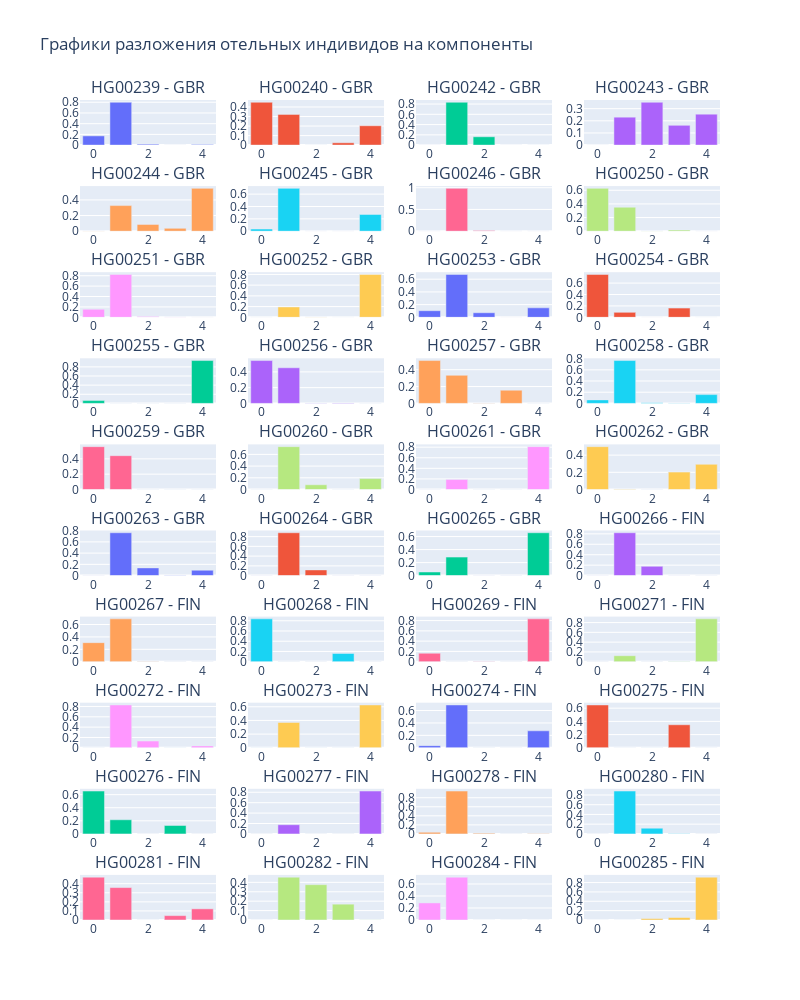

The code cell stored with this chart in its notebook:
### Code cell
start = 80
end = 120
cols = 4
fig = make_subplots(rows = 10, 
                    cols = cols,
                    subplot_titles = sub_names[start:end],                    
                    #vertical_spacing = 0.08,
                    #horizontal_spacing = None
                   )
for i in range(40):
    fig.append_trace(go.Bar(
        #x = ['comp1', 'comp2', 'comp3', 'comp4', 'comp5'],
        y = df_Q.iloc[i, :],
        hovertext = df_Q.iloc[i, :]
    ), row = i // cols + 1, col = i % cols + 1)
    #print(i // 4 + 1, i % 4 + 1, df_Q.iloc[i, :])
#fig.update_layout(height = 300 + len(df_Q)//4 + 1, width=1000, title_text="Stacked subplots")
fig.update_layout(height = 100 * 10, 
                  width=200 * cols, 
                  title_text="Графики разложения отельных индивидов на компоненты",
                  showlegend = False
                 )
fig.show()

### Figure 1 — Plotly figure (JSON) as saved in the notebook; plotly's stock layout.template omitted (floating-point values rounded to 4 significant figures)
{"data": [{"hovertext": [0.1719, 0.7999, 0.01671, 1e-05, 0.01151], "type": "bar", "xaxis": "x", "y": [0.1719, 0.7999, 0.01671, 1e-05, 0.01151], "yaxis": "y"}, {"hovertext": [0.4498, 0.3219, 0.000547, 0.0244, 0.2034], "type": "bar", "xaxis": "x2", "y": [0.4498, 0.3219, 0.000547, 0.0244, 0.2034], "yaxis": "y2"}, {"hovertext": [0.002067, 0.835, 0.1621, 1e-05, 0.000894], "type": "bar", "xaxis": "x3", "y": [0.002067, 0.835, 0.1621, 1e-05, 0.000894], "yaxis": "y3"}, {"hovertext": [1e-05, 0.2298, 0.3527, 0.1631, 0.2544], "type": "bar", "xaxis": "x4", "y": [1e-05, 0.2298, 0.3527, 0.1631, 0.2544], "yaxis": "y4"}, {"hovertext": [0.00098, 0.3275, 0.08715, 0.03651, 0.5479], "type": "bar", "xaxis": "x5", "y": [0.00098, 0.3275, 0.08715, 0.03651, 0.5479], "yaxis": "y5"}, {"hovertext": [0.03466, 0.6939, 1e-05, 1e-05, 0.2715], "type": "bar", "xaxis": "x6", "y": [0.03466, 0.6939, 1e-05, 1e-05, 0.2715], "yaxis": "y6"}, {"hovertext": [1e-05, 0.985, 0.01401, 1e-05, 0.000938], "type": "bar", "xaxis": "x7", "y": [1e-05, 0.985, 0.01401, 1e-05, 0.000938], "yaxis": "y7"}, {"hovertext": [0.6282, 0.3514, 0.003244, 0.01722, 1e-05], "type": "bar", "xaxis": "x8", "y": [0.6282, 0.3514, 0.003244, 0.01722, 1e-05], "yaxis": "y8"}, {"hovertext": [0.154, 0.8246, 0.01586, 0.005544, 1e-05], "type": "bar", "xaxis": "x9", "y": [0.154, 0.8246, 0.01586, 0.005544, 1e-05], "yaxis": "y9"}, {"hovertext": [0.000765, 0.1932, 0.005483, 0.001074, 0.7994], "type": "bar", "xaxis": "x10", "y": [0.000765, 0.1932, 0.005483, 0.001074, 0.7994], "yaxis": "y10"}, {"hovertext": [0.1039, 0.6749, 0.07176, 1e-05, 0.1494], "type": "bar", "xaxis": "x11", "y": [0.1039, 0.6749, 0.07176, 1e-05, 0.1494], "yaxis": "y11"}, {"hovertext": [0.7517, 0.08662, 1e-05, 0.1613, 0.000322], "type": "bar", "xaxis": "x12", "y": [0.7517, 0.08662, 1e-05, 0.1613, 0.000322], "yaxis": "y12"}, {"hovertext": [0.06154, 1e-05, 1e-05, 0.000151, 0.9383], "type": "bar", "xaxis": "x13", "y": [0.06154, 1e-05, 1e-05, 0.000151, 0.9383], "yaxis": "y13"}, {"hovertext": [0.5435, 0.4518, 0.000696, 0.003926, 1e-05], "type": "bar", "xaxis": "x14", "y": [0.5435, 0.4518, 0.000696, 0.003926, 1e-05], "yaxis": "y14"}, {"hovertext": [0.5083, 0.3331, 0.001954, 0.1567, 1e-05], "type": "bar", "xaxis": "x15", "y": [0.5083, 0.3331, 0.001954, 0.1567, 1e-05], "yaxis": "y15"}, {"hovertext": [0.06285, 0.7662, 0.01201, 0.001888, 0.157], "type": "bar", "xaxis": "x16", "y": [0.06285, 0.7662, 0.01201, 0.001888, 0.157], "yaxis": "y16"}, {"hovertext": [0.5588, 0.4412, 1e-05, 1e-05, 1e-05], "type": "bar", "xaxis": "x17", "y": [0.5588, 0.4412, 1e-05, 1e-05, 1e-05], "yaxis": "y17"}, {"hovertext": [1e-05, 0.7322, 0.08075, 1e-05, 0.1871], "type": "bar", "xaxis": "x18", "y": [1e-05, 0.7322, 0.08075, 1e-05, 0.1871], "yaxis": "y18"}, {"hovertext": [0.001631, 0.1885, 1e-05, 1e-05, 0.8098], "type": "bar", "xaxis": "x19", "y": [0.001631, 0.1885, 1e-05, 1e-05, 0.8098], "yaxis": "y19"}, {"hovertext": [0.4987, 0.005205, 0.000276, 0.2025, 0.2933], "type": "bar", "xaxis": "x20", "y": [0.4987, 0.005205, 0.000276, 0.2025, 0.2933], "yaxis": "y20"}, {"hovertext": [2.8e-05, 0.7619, 0.137, 0.00531, 0.09572], "type": "bar", "xaxis": "x21", "y": [2.8e-05, 0.7619, 0.137, 0.00531, 0.09572], "yaxis": "y21"}, {"hovertext": [1e-05, 0.8793, 0.1167, 0.003754, 0.000182], "type": "bar", "xaxis": "x22", "y": [1e-05, 0.8793, 0.1167, 0.003754, 0.000182], "yaxis": "y22"}, {"hovertext": [0.05543, 0.2842, 1e-05, 0.001916, 0.6584], "type": "bar", "xaxis": "x23", "y": [0.05543, 0.2842, 1e-05, 0.001916, 0.6584], "yaxis": "y23"}, {"hovertext": [1e-05, 0.8206, 0.1777, 1e-05, 0.00167], "type": "bar", "xaxis": "x24", "y": [1e-05, 0.8206, 0.1777, 1e-05, 0.00167], "yaxis": "y24"}, {"hovertext": [0.3072, 0.6912, 0.001579, 1e-05, 1e-05], "type": "bar", "xaxis": "x25", "y": [0.3072, 0.6912, 0.001579, 1e-05, 1e-05], "yaxis": "y25"}, {"hovertext": [0.8377, 0.001201, 1e-05, 0.1611, 1e-05], "type": "bar", "xaxis": "x26", "y": [0.8377, 0.001201, 1e-05, 0.1611, 1e-05], "yaxis": "y26"}, {"hovertext": [0.1647, 1e-05, 0.001688, 0.00013, 0.8335], "type": "bar", "xaxis": "x27", "y": [0.1647, 1e-05, 0.001688, 0.00013, 0.8335], "yaxis": "y27"}, {"hovertext": [1e-05, 0.1224, 1e-05, 0.001608, 0.876], "type": "bar", "xaxis": "x28", "y": [1e-05, 0.1224, 1e-05, 0.001608, 0.876], "yaxis": "y28"}, {"hovertext": [1e-05, 0.8292, 0.1313, 0.002309, 0.03725], "type": "bar", "xaxis": "x29", "y": [1e-05, 0.8292, 0.1313, 0.002309, 0.03725], "yaxis": "y29"}, {"hovertext": [0.001142, 0.3705, 0.001819, 0.000228, 0.6263], "type": "bar", "xaxis": "x30", "y": [0.001142, 0.3705, 0.001819, 0.000228, 0.6263], "yaxis": "y30"}, {"hovertext": [0.03469, 0.6895, 0.002226, 1e-05, 0.2735], "type": "bar", "xaxis": "x31", "y": [0.03469, 0.6895, 0.002226, 1e-05, 0.2735], "yaxis": "y31"}, {"hovertext": [0.6488, 1e-05, 0.002211, 0.3489, 1e-05], "type": "bar", "xaxis": "x32", "y": [0.6488, 1e-05, 0.002211, 0.3489, 1e-05], "yaxis": "y32"}, {"hovertext": [0.655, 0.2159, 8.8e-05, 0.129, 1e-05], "type": "bar", "xaxis": "x33", "y": [0.655, 0.2159, 8.8e-05, 0.129, 1e-05], "yaxis": "y33"}, {"hovertext": [1e-05, 0.1764, 1e-05, 1e-05, 0.8235], "type": "bar", "xaxis": "x34", "y": [1e-05, 0.1764, 1e-05, 1e-05, 0.8235], "yaxis": "y34"}, {"hovertext": [0.03589, 0.9477, 0.01488, 1e-05, 0.00153], "type": "bar", "xaxis": "x35", "y": [0.03589, 0.9477, 0.01488, 1e-05, 0.00153], "yaxis": "y35"}, {"hovertext": [1e-05, 0.8806, 0.1178, 0.001613, 1e-05], "type": "bar", "xaxis": "x36", "y": [1e-05, 0.8806, 0.1178, 0.001613, 1e-05], "yaxis": "y36"}, {"hovertext": [0.4716, 0.3569, 1e-05, 0.04834, 0.123], "type": "bar", "xaxis": "x37", "y": [0.4716, 0.3569, 1e-05, 0.04834, 0.123], "yaxis": "y37"}, {"hovertext": [1e-05, 0.4553, 0.3753, 0.1683, 0.001068], "type": "bar", "xaxis": "x38", "y": [1e-05, 0.4553, 0.3753, 0.1683, 0.001068], "yaxis": "y38"}, {"hovertext": [0.2852, 0.7148, 1e-05, 1e-05, 1e-05], "type": "bar", "xaxis": "x39", "y": [0.2852, 0.7148, 1e-05, 1e-05, 1e-05], "yaxis": "y39"}, {"hovertext": [1e-05, 1e-05, 0.03137, 0.05334, 0.9153], "type": "bar", "xaxis": "x40", "y": [1e-05, 1e-05, 0.03137, 0.05334, 0.9153], "yaxis": "y40"}], "layout": {"annotations": [{"font": {"size": 16}, "showarrow": false, "text": "HG00239 - GBR", "x": 0.1062, "xanchor": "center", "xref": "paper", "y": 1, "yanchor": "bottom", "yref": "paper"}, {"font": {"size": 16}, "showarrow": false, "text": "HG00240 - GBR", "x": 0.3688, "xanchor": "center", "xref": "paper", "y": 1, "yanchor": "bottom", "yref": "paper"}, {"font": {"size": 16}, "showarrow": false, "text": "HG00242 - GBR", "x": 0.6313, "xanchor": "center", "xref": "paper", "y": 1, "yanchor": "bottom", "yref": "paper"}, {"font": {"size": 16}, "showarrow": false, "text": "HG00243 - GBR", "x": 0.8938, "xanchor": "center", "xref": "paper", "y": 1, "yanchor": "bottom", "yref": "paper"}, {"font": {"size": 16}, "showarrow": false, "text": "HG00244 - GBR", "x": 0.1062, "xanchor": "center", "xref": "paper", "y": 0.895, "yanchor": "bottom", "yref": "paper"}, {"font": {"size": 16}, "showarrow": false, "text": "HG00245 - GBR", "x": 0.3688, "xanchor": "center", "xref": "paper", "y": 0.895, "yanchor": "bottom", "yref": "paper"}, {"font": {"size": 16}, "showarrow": false, "text": "HG00246 - GBR", "x": 0.6313, "xanchor": "center", "xref": "paper", "y": 0.895, "yanchor": "bottom", "yref": "paper"}, {"font": {"size": 16}, "showarrow": false, "text": "HG00250 - GBR", "x": 0.8938, "xanchor": "center", "xref": "paper", "y": 0.895, "yanchor": "bottom", "yref": "paper"}, {"font": {"size": 16}, "showarrow": false, "text": "HG00251 - GBR", "x": 0.1062, "xanchor": "center", "xref": "paper", "y": 0.79, "yanchor": "bottom", "yref": "paper"}, {"font": {"size": 16}, "showarrow": false, "text": "HG00252 - GBR", "x": 0.3688, "xanchor": "center", "xref": "paper", "y": 0.79, "yanchor": "bottom", "yref": "paper"}, {"font": {"size": 16}, "showarrow": false, "text": "HG00253 - GBR", "x": 0.6313, "xanchor": "center", "xref": "paper", "y": 0.79, "yanchor": "bottom", "yref": "paper"}, {"font": {"size": 16}, "showarrow": false, "text": "HG00254 - GBR", "x": 0.8938, "xanchor": "center", "xref": "paper", "y": 0.79, "yanchor": "bottom", "yref": "paper"}, {"font": {"size": 16}, "showarrow": false, "text": "HG00255 - GBR", "x": 0.1062, "xanchor": "center", "xref": "paper", "y": 0.685, "yanchor": "bottom", "yref": "paper"}, {"font": {"size": 16}, "showarrow": false, "text": "HG00256 - GBR", "x": 0.3688, "xanchor": "center", "xref": "paper", "y": 0.685, "yanchor": "bottom", "yref": "paper"}, {"font": {"size": 16}, "showarrow": false, "text": "HG00257 - GBR", "x": 0.6313, "xanchor": "center", "xref": "paper", "y": 0.685, "yanchor": "bottom", "yref": "paper"}, {"font": {"size": 16}, "showarrow": false, "text": "HG00258 - GBR", "x": 0.8938, "xanchor": "center", "xref": "paper", "y": 0.685, "yanchor": "bottom", "yref": "paper"}, {"font": {"size": 16}, "showarrow": false, "text": "HG00259 - GBR", "x": 0.1062, "xanchor": "center", "xref": "paper", "y": 0.58, "yanchor": "bottom", "yref": "paper"}, {"font": {"size": 16}, "showarrow": false, "text": "HG00260 - GBR", "x": 0.3688, "xanchor": "center", "xref": "paper", "y": 0.58, "yanchor": "bottom", "yref": "paper"}, {"font": {"size": 16}, "showarrow": false, "text": "HG00261 - GBR", "x": 0.6313, "xanchor": "center", "xref": "paper", "y": 0.58, "yanchor": "bottom", "yref": "paper"}, {"font": {"size": 16}, "showarrow": false, "text": "HG00262 - GBR", "x": 0.8938, "xanchor": "center", "xref": "paper", "y": 0.58, "yanchor": "bottom", "yref": "paper"}, {"font": {"size": 16}, "showarrow": false, "text": "HG00263 - GBR", "x": 0.1062, "xanchor": "center", "xref": "paper", "y": 0.475, "yanchor": "bottom", "yref": "paper"}, {"font": {"size": 16}, "showarrow": false, "text": "HG00264 - GBR", "x": 0.3688, "xanchor": "center", "xref": "paper", "y": 0.475, "yanchor": "bottom", "yref": "paper"}, {"font": {"size": 16}, "showarrow": false, "text": "HG00265 - GBR", "x": 0.6313, "xanchor": "center", "xref": "paper", "y": 0.475, "yanchor": "bottom", "yref": "paper"}, {"font": {"size": 16}, "showarrow": false, "text": "HG00266 - FIN", "x": 0.8938, "xanchor": "center", "xref": "paper", "y": 0.475, "yanchor": "bottom", "yref": "paper"}, {"font": {"size": 16}, "showarrow": false, "text": "HG00267 - FIN", "x": 0.1062, "xanchor": "center", "xref": "paper", "y": 0.37, "yanchor": "bottom", "yref": "paper"}, {"font": {"size": 16}, "showarrow": false, "text": "HG00268 - FIN", "x": 0.3688, "xanchor": "center", "xref": "paper", "y": 0.37, "yanchor": "bottom", "yref": "paper"}, {"font": {"size": 16}, "showarrow": false, "text": "HG00269 - FIN", "x": 0.6313, "xanchor": "center", "xref": "paper", "y": 0.37, "yanchor": "bottom", "yref": "paper"}, {"font": {"size": 16}, "showarrow": false, "text": "HG00271 - FIN", "x": 0.8938, "xanchor": "center", "xref": "paper", "y": 0.37, "yanchor": "bottom", "yref": "paper"}, {"font": {"size": 16}, "showarrow": false, "text": "HG00272 - FIN", "x": 0.1062, "xanchor": "center", "xref": "paper", "y": 0.265, "yanchor": "bottom", "yref": "paper"}, {"font": {"size": 16}, "showarrow": false, "text": "HG00273 - FIN", "x": 0.3688, "xanchor": "center", "xref": "paper", "y": 0.265, "yanchor": "bottom", "yref": "paper"}, {"font": {"size": 16}, "showarrow": false, "text": "HG00274 - FIN", "x": 0.6313, "xanchor": "center", "xref": "paper", "y": 0.265, "yanchor": "bottom", "yref": "paper"}, {"font": {"size": 16}, "showarrow": false, "text": "HG00275 - FIN", "x": 0.8938, "xanchor": "center", "xref": "paper", "y": 0.265, "yanchor": "bottom", "yref": "paper"}, {"font": {"size": 16}, "showarrow": false, "text": "HG00276 - FIN", "x": 0.1062, "xanchor": "center", "xref": "paper", "y": 0.16, "yanchor": "bottom", "yref": "paper"}, {"font": {"size": 16}, "showarrow": false, "text": "HG00277 - FIN", "x": 0.3688, "xanchor": "center", "xref": "paper", "y": 0.16, "yanchor": "bottom", "yref": "paper"}, {"font": {"size": 16}, "showarrow": false, "text": "HG00278 - FIN", "x": 0.6313, "xanchor": "center", "xref": "paper", "y": 0.16, "yanchor": "bottom", "yref": "paper"}, {"font": {"size": 16}, "showarrow": false, "text": "HG00280 - FIN", "x": 0.8938, "xanchor": "center", "xref": "paper", "y": 0.16, "yanchor": "bottom", "yref": "paper"}, {"font": {"size": 16}, "showarrow": false, "text": "HG00281 - FIN", "x": 0.1062, "xanchor": "center", "xref": "paper", "y": 0.055, "yanchor": "bottom", "yref": "paper"}, {"font": {"size": 16}, "showarrow": false, "text": "HG00282 - FIN", "x": 0.3688, "xanchor": "center", "xref": "paper", "y": 0.055, "yanchor": "bottom", "yref": "paper"}, {"font": {"size": 16}, "showarrow": false, "text": "HG00284 - FIN", "x": 0.6313, "xanchor": "center", "xref": "paper", "y": 0.055, "yanchor": "bottom", "yref": "paper"}, {"font": {"size": 16}, "showarrow": false, "text": "HG00285 - FIN", "x": 0.8938, "xanchor": "center", "xref": "paper", "y": 0.055, "yanchor": "bottom", "yref": "paper"}], "height": 1000, "showlegend": false, "title": {"text": "Графики разложения отельных индивидов на компоненты"}, "width": 800, "xaxis": {"anchor": "y", "domain": [0, 0.2125]}, "xaxis10": {"anchor": "y10", "domain": [0.2625, 0.475]}, "xaxis11": {"anchor": "y11", "domain": [0.525, 0.7375]}, "xaxis12": {"anchor": "y12", "domain": [0.7875, 1]}, "xaxis13": {"anchor": "y13", "domain": [0, 0.2125]}, "xaxis14": {"anchor": "y14", "domain": [0.2625, 0.475]}, "xaxis15": {"anchor": "y15", "domain": [0.525, 0.7375]}, "xaxis16": {"anchor": "y16", "domain": [0.7875, 1]}, "xaxis17": {"anchor": "y17", "domain": [0, 0.2125]}, "xaxis18": {"anchor": "y18", "domain": [0.2625, 0.475]}, "xaxis19": {"anchor": "y19", "domain": [0.525, 0.7375]}, "xaxis2": {"anchor": "y2", "domain": [0.2625, 0.475]}, "xaxis20": {"anchor": "y20", "domain": [0.7875, 1]}, "xaxis21": {"anchor": "y21", "domain": [0, 0.2125]}, "xaxis22": {"anchor": "y22", "domain": [0.2625, 0.475]}, "xaxis23": {"anchor": "y23", "domain": [0.525, 0.7375]}, "xaxis24": {"anchor": "y24", "domain": [0.7875, 1]}, "xaxis25": {"anchor": "y25", "domain": [0, 0.2125]}, "xaxis26": {"anchor": "y26", "domain": [0.2625, 0.475]}, "xaxis27": {"anchor": "y27", "domain": [0.525, 0.7375]}, "xaxis28": {"anchor": "y28", "domain": [0.7875, 1]}, "xaxis29": {"anchor": "y29", "domain": [0, 0.2125]}, "xaxis3": {"anchor": "y3", "domain": [0.525, 0.7375]}, "xaxis30": {"anchor": "y30", "domain": [0.2625, 0.475]}, "xaxis31": {"anchor": "y31", "domain": [0.525, 0.7375]}, "xaxis32": {"anchor": "y32", "domain": [0.7875, 1]}, "xaxis33": {"anchor": "y33", "domain": [0, 0.2125]}, "xaxis34": {"anchor": "y34", "domain": [0.2625, 0.475]}, "xaxis35": {"anchor": "y35", "domain": [0.525, 0.7375]}, "xaxis36": {"anchor": "y36", "domain": [0.7875, 1]}, "xaxis37": {"anchor": "y37", "domain": [0, 0.2125]}, "xaxis38": {"anchor": "y38", "domain": [0.2625, 0.475]}, "xaxis39": {"anchor": "y39", "domain": [0.525, 0.7375]}, "xaxis4": {"anchor": "y4", "domain": [0.7875, 1]}, "xaxis40": {"anchor": "y40", "domain": [0.7875, 1]}, "xaxis5": {"anchor": "y5", "domain": [0, 0.2125]}, "xaxis6": {"anchor": "y6", "domain": [0.2625, 0.475]}, "xaxis7": {"anchor": "y7", "domain": [0.525, 0.7375]}, "xaxis8": {"anchor": "y8", "domain": [0.7875, 1]}, "xaxis9": {"anchor": "y9", "domain": [0, 0.2125]}, "yaxis": {"anchor": "x", "domain": [0.945, 1]}, "yaxis10": {"anchor": "x10", "domain": [0.735, 0.79]}, "yaxis11": {"anchor": "x11", "domain": [0.735, 0.79]}, "yaxis12": {"anchor": "x12", "domain": [0.735, 0.79]}, "yaxis13": {"anchor": "x13", "domain": [0.63, 0.685]}, "yaxis14": {"anchor": "x14", "domain": [0.63, 0.685]}, "yaxis15": {"anchor": "x15", "domain": [0.63, 0.685]}, "yaxis16": {"anchor": "x16", "domain": [0.63, 0.685]}, "yaxis17": {"anchor": "x17", "domain": [0.525, 0.58]}, "yaxis18": {"anchor": "x18", "domain": [0.525, 0.58]}, "yaxis19": {"anchor": "x19", "domain": [0.525, 0.58]}, "yaxis2": {"anchor": "x2", "domain": [0.945, 1]}, "yaxis20": {"anchor": "x20", "domain": [0.525, 0.58]}, "yaxis21": {"anchor": "x21", "domain": [0.42, 0.475]}, "yaxis22": {"anchor": "x22", "domain": [0.42, 0.475]}, "yaxis23": {"anchor": "x23", "domain": [0.42, 0.475]}, "yaxis24": {"anchor": "x24", "domain": [0.42, 0.475]}, "yaxis25": {"anchor": "x25", "domain": [0.315, 0.37]}, "yaxis26": {"anchor": "x26", "domain": [0.315, 0.37]}, "yaxis27": {"anchor": "x27", "domain": [0.315, 0.37]}, "yaxis28": {"anchor": "x28", "domain": [0.315, 0.37]}, "yaxis29": {"anchor": "x29", "domain": [0.21, 0.265]}, "yaxis3": {"anchor": "x3", "domain": [0.945, 1]}, "yaxis30": {"anchor": "x30", "domain": [0.21, 0.265]}, "yaxis31": {"anchor": "x31", "domain": [0.21, 0.265]}, "yaxis32": {"anchor": "x32", "domain": [0.21, 0.265]}, "yaxis33": {"anchor": "x33", "domain": [0.105, 0.16]}, "yaxis34": {"anchor": "x34", "domain": [0.105, 0.16]}, "yaxis35": {"anchor": "x35", "domain": [0.105, 0.16]}, "yaxis36": {"anchor": "x36", "domain": [0.105, 0.16]}, "yaxis37": {"anchor": "x37", "domain": [0, 0.055]}, "yaxis38": {"anchor": "x38", "domain": [0, 0.055]}, "yaxis39": {"anchor": "x39", "domain": [0, 0.055]}, "yaxis4": {"anchor": "x4", "domain": [0.945, 1]}, "yaxis40": {"anchor": "x40", "domain": [0, 0.055]}, "yaxis5": {"anchor": "x5", "domain": [0.84, 0.895]}, "yaxis6": {"anchor": "x6", "domain": [0.84, 0.895]}, "yaxis7": {"anchor": "x7", "domain": [0.84, 0.895]}, "yaxis8": {"anchor": "x8", "domain": [0.84, 0.895]}, "yaxis9": {"anchor": "x9", "domain": [0.735, 0.79]}}}
